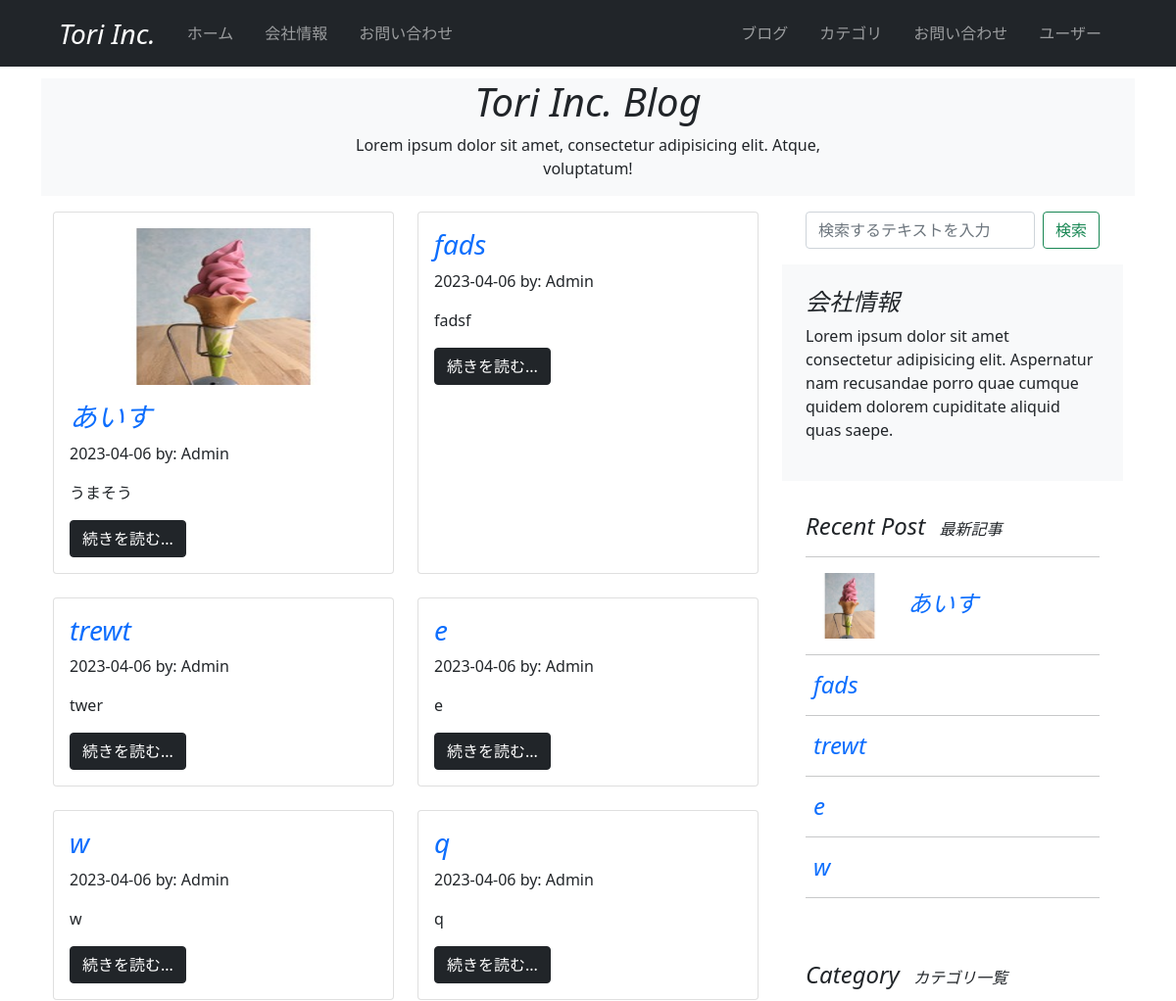
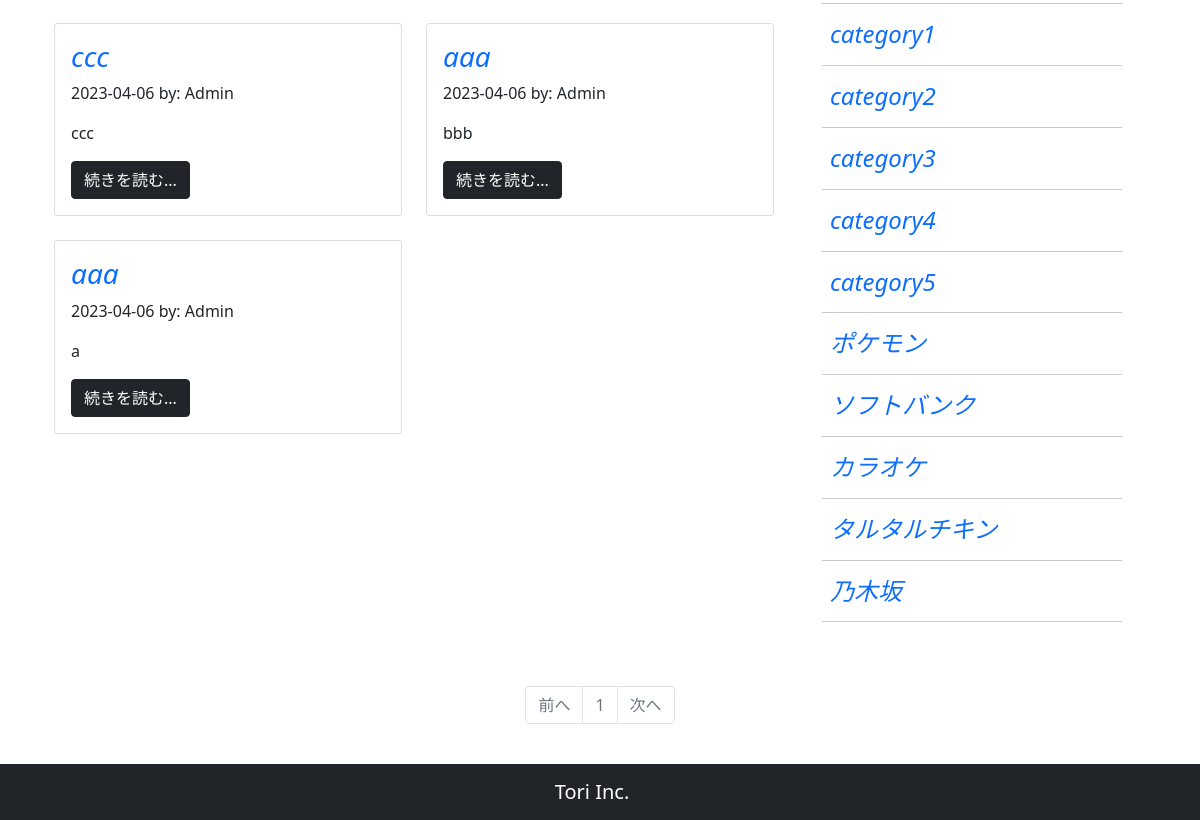
Before: / with the older database file (2 pictures, top to bottom).
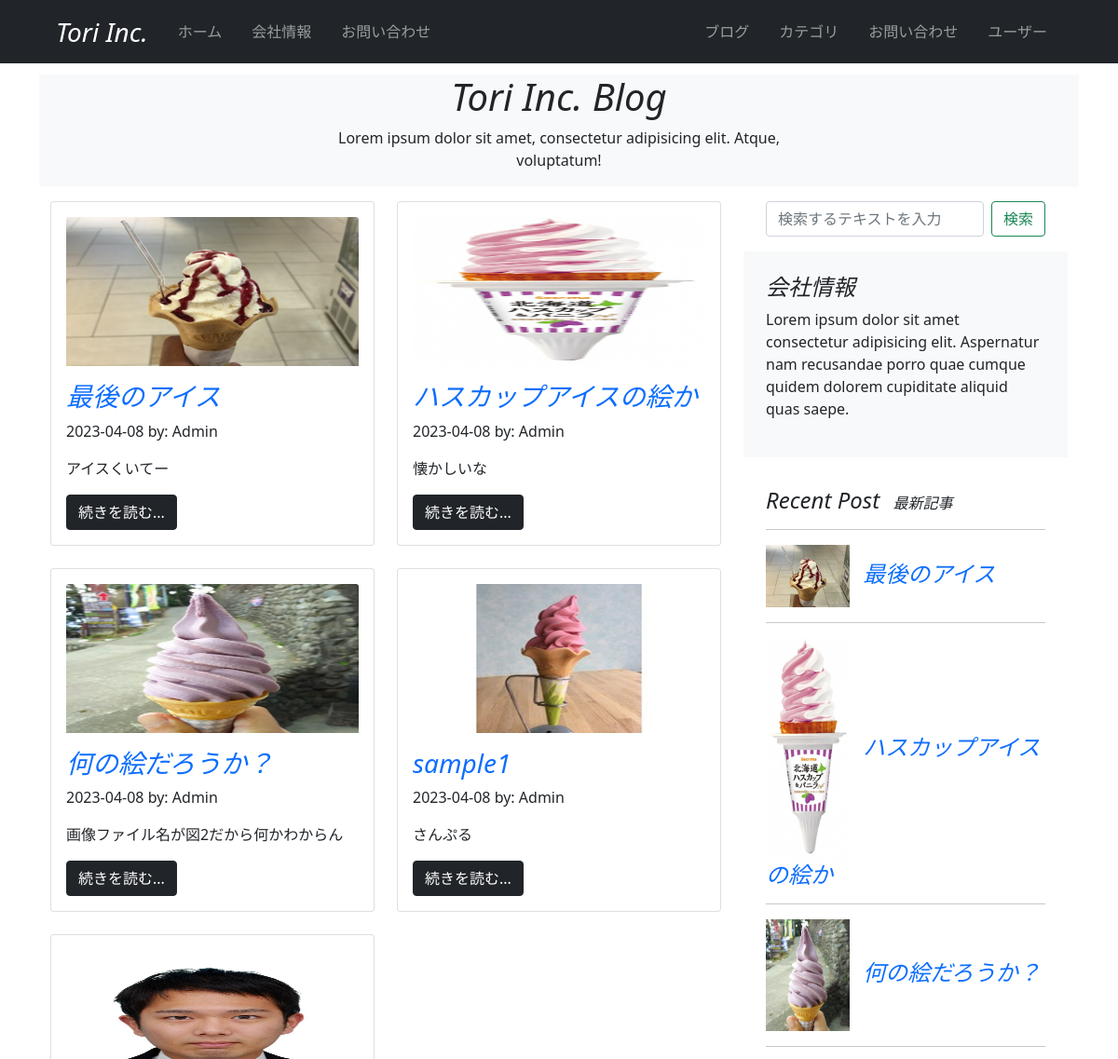
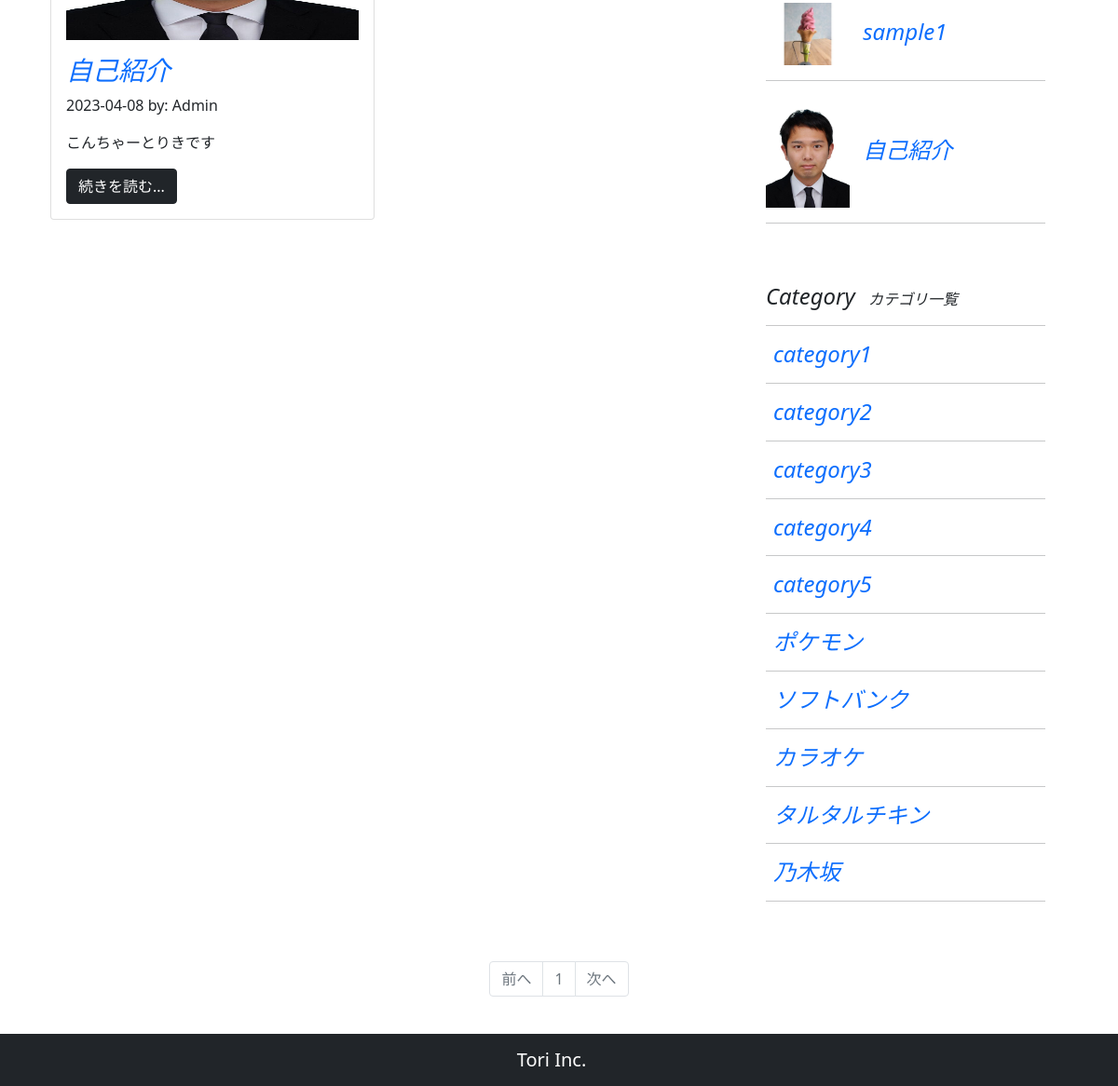
After: the same page with the newer database file (2 pictures, top to bottom).
### company_blog/models.py (models this page shows, shortened)
class BlogPost(db.Model):
    __tablename__ = 'blog_post'
    id = db.Column(db.Integer, primary_key=True)
    user_id = db.Column(db.Integer, db.ForeignKey('users.id'))
    category_id = db.Column(db.Integer, db.ForeignKey('blog_category.id'))
    date = db.Column(db.DateTime, default=datetime.now(timezone('Asia/Tokyo')))
    title = db.Column(db.String(140))
    text = db.Column(db.Text)
    summary = db.Column(db.String(140))
    featured_image = db.Column(db.String(140))

class User(db.Model, UserMixin):
    __tablename__ = 'users'
    id = db.Column(db.Integer, primary_key=True)
    email = db.Column(db.String(64), unique=True, index=True)
    username = db.Column(db.String(64), unique=True, index=True)
    password_hash = db.Column(db.String(128))
    administrator = db.Column(db.String(1))
    post = db.relationship('BlogPost', backref='author', lazy='dynamic')
    @property
    def password(self):
        raise AttributeError('password is not a readable attribute')

class BlogCategory(db.Model):
    __tablename__ = 'blog_category'
    id = db.Column(db.Integer, primary_key=True)
    category = db.Column(db.String(140))
    posts = db.relationship('BlogPost', backref='blogcategory', lazy='dynamic')

### company_blog/main/views.py (the view)
@main.route('/')
def index():
    form = BlogSearchForm()
    page = request.args.get('page', 1, type=int)
    blog_posts = BlogPost.query.order_by(BlogPost.id.desc()).paginate(page=page, per_page=10)
    recent_blog_posts = BlogPost.query.order_by(BlogPost.id.desc()).limit(5).all()
    blog_categories = BlogCategory.query.order_by(BlogCategory.id.asc()).all()
    return render_template(
        'index.html',
        blog_posts=blog_posts,
        recent_blog_posts=recent_blog_posts,
        blog_categories=blog_categories,
        form=form
    )

### company_blog/main/forms.py
class BlogSearchForm(FlaskForm):
    searchText = StringField('検索テキスト', validators=[DataRequired()])
    submit = SubmitField('検索')

### company_blog/__init__.py (called while the page is built)
@event.listens_for(Engine, "connect")
def set_sqlite_pragma(dbapi_connection, connection_record):
    cursor = dbapi_connection.cursor()
    cursor.execute("PRAGMA foreign_keys=ON")
    cursor.close()

### company_blog/templates/index.html (shortened to what this page needs)
{% extends "base.html" %}
{% block content %}
  <header id="page-header">
    <div class="container my-3 bg-light">
      <div class="row">
        <div class="col-md-6 m-auto text-center">
          {% if search_word %}
            <h1 class="fst-italic">"{{ search_word }}" の検索結果</h1>
          {% elif user %}
            <h1 class="fst-italic">{{ user.username }}</h1>
          {% elif blog_category %}
            <h1 class="fst-italic">{{ blog_category.category }}</h1>
          {% else %}
            <h1 class="fst-italic">Tori Inc. Blog</h1>
            <p>Lorem ipsum dolor sit amet, consectetur adipisicing elit. Atque, voluptatum!</p>
          {% endif %}
        </div>
      </div>
    </div>
  </header>
  <div class="container my-3">
    <div class="row mb-2">
      <div class="col-8">
        <section class="blog_post">
          <div class="row">
            {% for post in blog_posts.items %}
            <div class="col-6 mb-4">
              <div class="card h-100">
                <div class="card-body" style="max-height: 26rem;">
                  {% if post.featured_image %}
                  <div class="mb-3" style="text-align: center;">
                    <img src="{{ url_for('static', filename='featured_image/' + post.featured_image) }}" class="img-fluid card-img-top" style="max-height: 10rem;">
                  </div>
                  {% endif %}
                  <h3>
                    <a href="{{ url_for('main.blog_post', blog_post_id=post.id)}}" class="card-title text-decoration-none">
                      <span class="fst-italic">{{ post.title }}</span>
                    </a>
                  </h3>
                  <p>{{ post.date.strftime('%Y-%m-%d') }} by: {{ post.author.username }}</p>
                  <p class="card-text">{{ post.summary }}</p>
                  <a href="{{ url_for('main.blog_post', blog_post_id=post.id) }}" class="btn btn-dark">続きを読む...</a>
                </div>
              </div>
            </div>
            {% endfor %}
          </div>
        </section>
      </div>
      <div class="col-md-4">
        <div class="position-sticky" style="top: 2rem">
          <div class="container-fluid mb-3">
            <form action="{{ url_for('main.search') }}" class="d-flex" method="POST">
              {{ render_field(form.searchText, class="form-control me-2", placeholder="検索するテキストを入力")}}
              {{ form.submit(class="btn btn-outline-success") }}
            </form>
          </div>
          <div class="p-4 mb-2 bg-light">
            <h4 class="fst-italic">会社情報</h4>
            <p>Lorem ipsum dolor sit amet consectetur adipisicing elit. Aspernatur nam recusandae porro quae cumque quidem dolorem cupiditate aliquid quas saepe.</p>
          </div>
          <div class="p-4">
            <h4 class="fst-italic">
              Recent Post
              <span class="ms-2 fs-6">最新記事</span>
              <hr>
              <ol class="list-unstyled">
                {% for recent_post in recent_blog_posts %}
                <li>
                  <a href="{{ url_for('main.blog_post', blog_post_id=recent_post.id) }}" class="text-decoration-none">
                    {% if recent_post.featured_image %}
                      <img src="{{ url_for('static', filename='featured_image/' + recent_post.featured_image) }}" class="img-fluid" width="90" height="50">
                    {% endif %}
                    <span class="ms-2">{{ recent_post.title }}</span>
                  </a>
                </li>
                <hr>
                {% endfor %}
              </ol>
            </h4>
          </div>
          <div class="p-4">
            <h4 class="fst-italic">
              Category
              <span class="ms-2 fs-6">カテゴリ一覧</span>
              <hr>
              <ol class="list-unstyled">
                {% for blog_category in blog_categories %}
                <li>
                  <a href="{{ url_for('main.category_search', blog_category_id=blog_category.id) }}" class="text-decoration-none">
                    <span class="ms-2">{{ blog_category.category }}</span>
                  </a>
                </li>
                <hr>
                {% endfor %}
              </ol>
            </h4>
          </div>
        </div>
      </div>
    </div>
    <div class="row mb-2">
      <section id="pagenation">
        <nav aria-label="mantenance_page_navigation">
          <ul class="pagination my-3 justify-content-center">
            <li {% if blog_posts.has_prev %}class="page-item"{% else %}class="page-item disabled"{% endif %}><a class="page-link" href="{% if blog_posts.has_prev %}{{url_for('main.index', page=blog_posts.prev_num) }}{% else %}#{% endif %}">前へ</a></li>
            {% for page_num in blog_posts.iter_pages(left_edge=1, right_edge=1, left_current=1, right_current=2) %}
              {% if page_num %}
                {% if blog_posts.page == page_num %}
                  <li class="page-item disabled"><a class="page-link" href="#">{{ page_num }}</a></li>
                {% else %}
                  <li class="page-item"><a class="page-link" href="{{url_for('main.index', page=page_num)}}">{{ page_num }}</a></li>
                {% endif %}
              {% else %}
                <li class="page-item disabled"><a class="page-link" href="#">&hellip;</a></li>
              {% endif %}
            {% endfor %}
            <li {% if blog_posts.has_next %}class="page-item"{% else %}class="page-item disabled"{% endif %}><a class="page-link" href="{% if blog_posts.has_next %}{{url_for('main.index', page=blog_posts.next_num) }}{% else %}#{% endif %}">次へ</a></li>
          </ul>
        </nav>
      </section>
    </div>
  </div>
{% endblock %}

### company_blog/templates/base.html (shortened to what this page needs)
<!DOCTYPE html>
<html lang="en">
<head>
  <link href="https://cdn.jsdelivr.net/npm/bootstrap@5.0.2/dist/css/bootstrap.min.css" rel="stylesheet">
</head>
<body>
  <nav class="navbar navbar-expand-lg navbar-dark bg-dark px-5 fixed-top">
    <div class="container-fluid">
      <a class="navbar-brand fs-3 fst-italic" href="{{ url_for('main.index') }}">Tori Inc.</a>
      <div class="collapse navbar-collapse" id="navbarNav">
        <ul class="navbar-nav">
          <li class="nav-item px-2">
            <a class="nav-link" href="{{ url_for('main.index') }}">ホーム</a>
          </li>
          <li class="nav-item px-2">
            <a class="nav-link" href="#">会社情報</a>
          </li>
          <li class="nav-item px-2">
            <a class="nav-link" href="#">お問い合わせ</a>
          </li>
        </ul>
      </div>
      <div class="collapse navbar-collapse justify-content-md-end" id="navbarNav">
        <ul class="navbar-nav">
          <li class="nav-item px-2">
            <a class="nav-link" href="{{url_for('main.blog_maintenance')}}">ブログ</a>
          </li>
          <li class="nav-item px-2">
            <a class="nav-link" href="{{url_for('main.category_maintenance')}}">カテゴリ</a>
          </li>
          <li class="nav-item px-2">
            <a class="nav-link" href="#">お問い合わせ</a>
          </li>
          <li class="nav-item px-2">
            <a class="nav-link" href="{{url_for('users.user_maintenance')}}">ユーザー</a>
          </li>
        </ul>
      </div>
    </div>
  </nav>
  {% from "_formhelpers.html" import render_field %}
  <div class="container" style="padding-top: 4rem; padding-bottom: 4rem;">
    {% block content %}
    {% endblock %}
  </div>
  <nav class="navbar fixed-bottom navbar-expand-sm navbar-dark bg-dark fixed-bottom">
    <div class="container-fluid justify-content-center">
      <span class="navbar-brand">Tori Inc.</span>
    </div>
  </nav>
</body>
</html>

### company_blog/templates/_formhelpers.html (shortened to what this page needs)
{% macro render_field(field) %}
{{ field(**kwargs)|safe }}
{% endmacro %}

Changed rows visible on the page:
removed BlogPost: featured_image (picture), title "あいす", date "2023-04-06", author.username "Admin", summary "うまそう"
removed BlogPost: title "fads", date "2023-04-06", author.username "Admin", summary "fadsf"
removed BlogPost: title "trewt", date "2023-04-06", author.username "Admin", summary "twer"
removed BlogPost: title "e", date "2023-04-06", author.username "Admin", summary "e"
removed BlogPost: title "w", date "2023-04-06", author.username "Admin", summary "w"
removed BlogPost: title "q", date "2023-04-06", author.username "Admin", summary "q", shown under "Tori Inc. Blog"
now on one of the page's lists (row edited): BlogPost: title "最後のアイス"
changed BlogPost: featured_image empty → "図4.png" (drawn); featured_image: picture added; title "ccc" → "最後のアイス"; date "2023-04-06" → "2023-04-08"; summary "ccc" → "アイスくいてー"
added BlogPost: featured_image (picture), title "ハスカップアイスの絵か", date "2023-04-08", author.username "Admin", summary "懐かしいな"
now on one of the page's lists (row edited): BlogPost: title "何の絵だろうか？"
changed BlogPost: featured_image empty → "図2.png" (drawn); featured_image: picture added; title "aaa" → "何の絵だろうか？"; date "2023-04-06" → "2023-04-08"; summary "bbb" → "画像ファイル名が図2だから何かわからん"
now on one of the page's lists (row edited): BlogPost: title "sample1"
changed BlogPost: featured_image empty → "図1.png" (drawn); featured_image: picture added; title "aaa" → "sample1"; date "2023-04-06" → "2023-04-08"; summary "a" → "さんぷる"
added BlogPost: featured_image (picture), title "自己紹介", date "2023-04-08", author.username "Admin", summary "こんちゃーとりきです"
